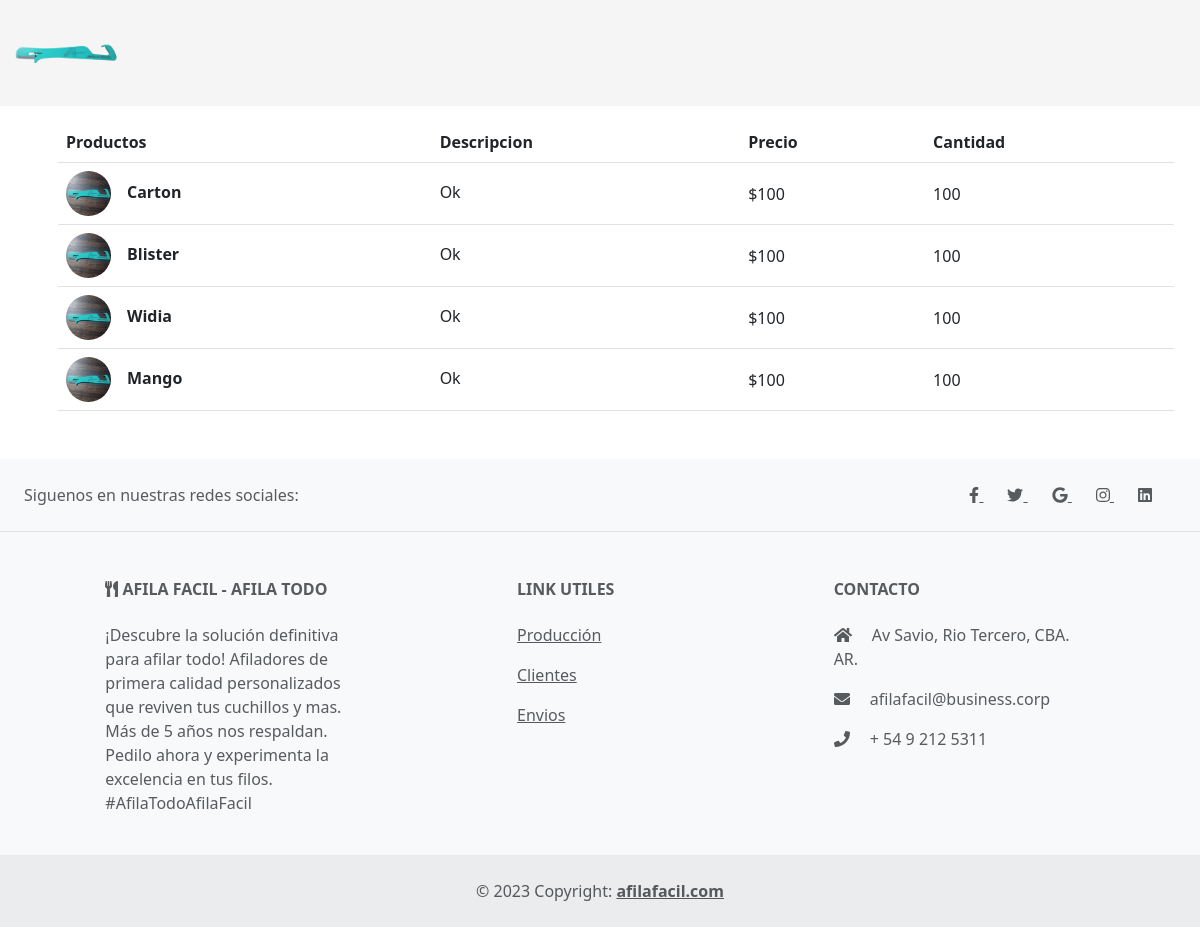
Before: / with the older database file.
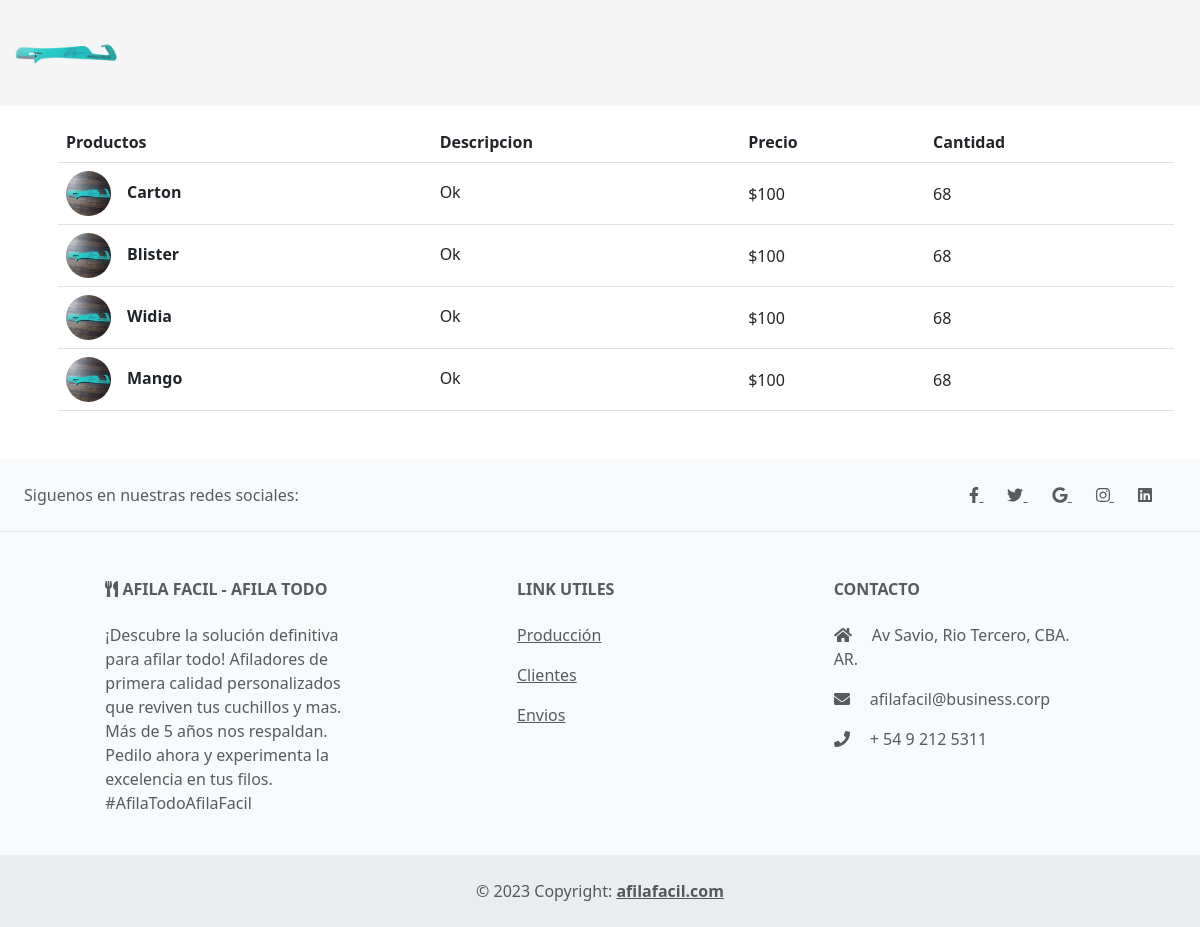
After: the same page with the newer database file.
### materias_primas/models.py (models this page shows, shortened)
class Productos(models.Model):
    nombre = models.CharField(max_length=45)
    descripcion = models.CharField(max_length=200)
    precio = models.IntegerField()
    cantidad = models.IntegerField()
    imagen = models.CharField(max_length=100)
    def get_imagen_url(self):
        if self.imagen:
            return f"/static/img/{self.imagen}"
        else:
            return "/static/img/afilador.jpeg"
    class Meta:
        db_table = 'productos'
        verbose_name = "Producto"

### materias_primas/views.py (the view)
# urls.py: path('', views.mostrar_producto, name='productos'),
def mostrar_producto(request):
    productos = Productos.objects.all()
    return render(request, 'productos.html', {'productos': productos, 'mensaje': "No hay Productos"})

### materias_primas/templates/productos.html (shortened to what this page needs)
{% extends "materias_primas/layout.html" %}
{% load static %}
{% block content %}
{% if productos%}
<div class="container">
    <table class="table align-middle mb-0 bg-white m-3 mb-5">
        <thead class="bg-light">
        <tr>
            <th>Productos</th>
            <th>Descripcion</th>
            <th>Precio</th>
            <th>Cantidad</th>
        </tr>
        </thead>
        <tbody>
        {% for producto in productos %}
            <tr>
                <td>
                <div class="d-flex align-items-center">
                    <img
                        src="{{ producto.get_imagen_url }}"
                        alt="NO-IMG"
                        style="width: 45px; height: 45px"
                        class="rounded-circle"
                        />
                    <div class="ms-3">
                    <p class="fw-bold mb-1 ml-2">{{producto.nombre}}</p>
                    </div>
                </div>
                </td>
                <td>
                <p class="fw-normal mb-1">{{ producto.descripcion }}</p>
                </td>
                <td>${{ producto.precio }}</td>
                <td>{{ producto.cantidad }}</td>
            </tr>
        {%endfor%}
        </tbody>
    </table>
{%else%}
    {{ mensaje }}
{%endif%}
</div>
{% endblock %}

### materias_primas/templates/materias_primas/layout.html (shortened to what this page needs)
{% load static %}
<!DOCTYPE html>
<html lang="en">
<head>
    <link href="https://cdn.jsdelivr.net/npm/bootstrap@5.3.0/dist/css/bootstrap.min.css" rel="stylesheet">
</head>
<body>
    {% include "materias_primas/nav.html"%}
        {% block content %}
        {% endblock %}
    {% include "materias_primas/footer.html"%}
</body>
</html>

### materias_primas/templates/materias_primas/nav.html (shortened to what this page needs)
{% load static %}
{% block content %}
<nav class="navbar navbar-expand-lg navbar-light" style="background-color:#f5f5f5;">
  <div class="container-fluid">
    <div class="collapse navbar-collapse" id="navbarSupportedContent">
      <a class="navbar-brand mt-2 mt-lg-0" href="#">
        <img
          src="{% static 'img/logo.jpeg' %}"
          height="80"
          alt="Logo Afila Facil"
          loading="lazy"
        />
      </a>
    </div>
    </div>
</nav>
{% endblock %}

### materias_primas/templates/materias_primas/footer.html
{% block content %}
<footer class="text-center text-lg-start bg-light text-muted">
    <section class="d-flex justify-content-center justify-content-lg-between p-4 border-bottom">
      <div class="me-5 d-none d-lg-block">
        <span>Siguenos en nuestras redes sociales: </span>
      </div>
      <div>
        <a href="" class="me-4 text-reset">
          <i class="fab fa-facebook-f"></i>
        </a>
        <a href="" class="me-4 text-reset">
          <i class="fab fa-twitter"></i>
        </a>
        <a href="" class="me-4 text-reset">
          <i class="fab fa-google"></i>
        </a>
        <a href="" class="me-4 text-reset">
          <i class="fab fa-instagram"></i>
        </a>
        <a href="" class="me-4 text-reset">
          <i class="fab fa-linkedin"></i>
        </a>
      </div>
    </section>
    <section class="">
      <div class="container text-center text-md-start mt-5">
        <div class="row mt-3">
          <div class="col-md-3 col-lg-4 col-xl-3 mx-auto mb-4">
            <h6 class="text-uppercase fw-bold mb-4">
              <i class="fas fa-utensils"></i> AFILA FACIL - AFILA TODO
            </h6>
            <p>
                ¡Descubre la solución definitiva para afilar todo! Afiladores de primera calidad personalizados que reviven tus cuchillos y mas. Más de 5 años nos respaldan. Pedilo ahora y experimenta la excelencia en tus filos. #AfilaTodoAfilaFacil
            </p>
          </div>
          <div class="col-md-3 col-lg-2 col-xl-2 mx-auto mb-4">
            <h6 class="text-uppercase fw-bold mb-4">
              Link Utiles
            </h6>
            <p>
              <a href="#!" class="text-reset">Producción</a>
            </p>
            <p>
              <a href="#!" class="text-reset">Clientes</a>
            </p>
            <p>
              <a href="#!" class="text-reset">Envios</a>
            </p>
          </div>
          <div class="col-md-4 col-lg-3 col-xl-3 mx-auto mb-md-0 mb-4">
            <h6 class="text-uppercase fw-bold mb-4">Contacto</h6>
            <p><i class="fas fa-home me-3"></i> Av Savio, Rio Tercero, CBA. AR.</p>
            <p>
              <i class="fas fa-envelope me-3"></i>
              afilafacil@business.corp
            </p>
            <p><i class="fas fa-phone me-3"></i> + 54 9 212 5311</p>
          </div>
        </div>
      </div>
    </section>
    <div class="text-center p-4" style="background-color: rgba(0, 0, 0, 0.05);">
      © 2023 Copyright:
      <a class="text-reset fw-bold" href="https://www.afilafacil.com/">afilafacil.com</a>
    </div>
  </footer>
  {% endblock %}

Changed rows visible on the page:
changed Productos "Carton": cantidad "100" → "68"
changed Productos "Blister": cantidad "100" → "68"
changed Productos "Widia": cantidad "100" → "68"
changed Productos "Mango": cantidad "100" → "68"
